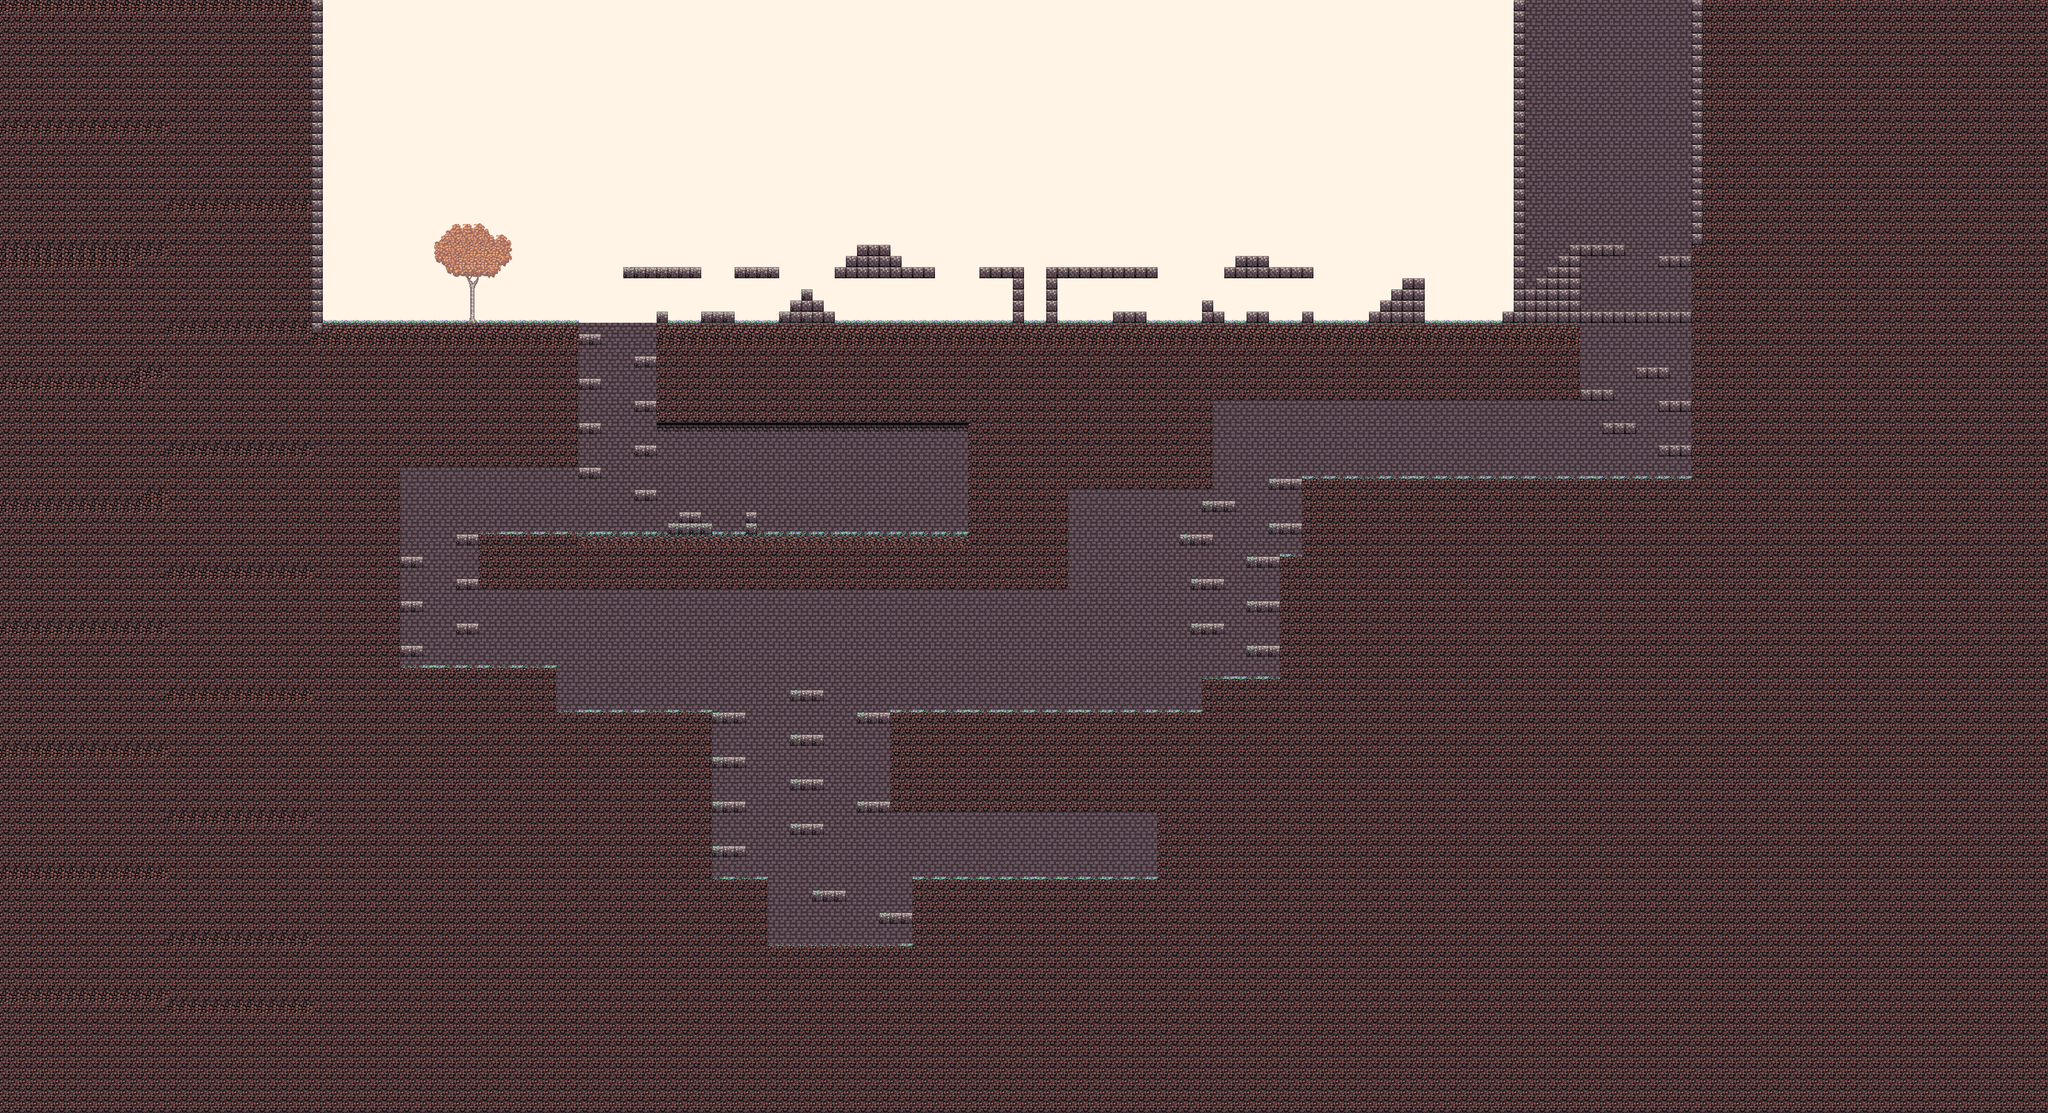

This game map was drawn from its Tiled (.tmx) file and the tilesets committed beside it. A one-line description and the trimmed map source follow:
An orthogonal 184x100 tile map with 32x32 px tiles, 1 tile layer (Background) and 124 objects (9x Girl1, Player, Death_1).

<map version="1.0" orientation="orthogonal" width="184" height="100" tilewidth="32" tileheight="32">
 <properties>
  <property name="NextLevel" value="game_level5.scene" />
 </properties>
 <tileset firstgid="1" name="Background" tilewidth="32" tileheight="32">
  <image source="textures/village_tileset.png" width="640" height="480" />
 </tileset>
 <layer name="Background" width="184" height="100">
  <data>[18400 cells, 18400 non-empty, 71 distinct tile ids]</data>
 </layer>
 <objectgroup name="Colliders" width="184" height="100">
  <object x="898" y="3" width="27" height="925" />
  <object x="928" y="922" width="730" height="23" />
  <object x="1792" y="768" width="224" height="32" />
  <object x="2112" y="768" width="128" height="32" />
  <object x="2016" y="896" width="96" height="32" />
  <object x="1888" y="896" width="32" height="32" />
  <object x="2400" y="768" width="288" height="32" />
  <object x="2432" y="736" width="160" height="32" />
  <object x="2464" y="704" width="96" height="32" />
  <object x="2304" y="832" width="32" height="32" />
  <object x="2272" y="864" width="96" height="32" />
  <object x="2240" y="896" width="160" height="32" />
  <object x="2816" y="768" width="96" height="32" />
  <object x="2912" y="768" width="32" height="160" />
  <object x="3008" y="768" width="32" height="160" />
  <object x="3040" y="768" width="288" height="32" />
  <object x="3200" y="896" width="96" height="32" />
  <object x="3520" y="768" width="256" height="32" />
  <object x="3552" y="736" width="96" height="32" />
  <object x="3456" y="864" width="32" height="32" />
  <object x="3456" y="896" width="64" height="32" />
  <object x="3584" y="896" width="64" height="32" />
  <object x="3744" y="896" width="32" height="32" />
  <object x="3936" y="896" width="160" height="32" />
  <object x="3968" y="864" width="128" height="32" />
  <object x="4000" y="832" width="96" height="32" />
  <object x="4032" y="800" width="64" height="32" />
  <object x="4320" y="896" width="224" height="32" />
  <object x="4352" y="864" width="192" height="32" />
  <object x="4384" y="832" width="160" height="32" />
  <object x="4416" y="800" width="128" height="32" />
  <object x="4448" y="768" width="96" height="32" />
  <object x="4480" y="736" width="64" height="32" />
  <object x="4512" y="704" width="160" height="32" />
  <object x="4765" y="733" width="97" height="33" />
  <object x="4607" y="1217" width="99" height="33" />
  <object x="4864" y="0" width="33" height="1367" />
  <object x="4352" y="0" width="32" height="864" />
  <object x="1667" y="963" width="61" height="27" />
  <object x="1825" y="1026" width="62" height="33" />
  <object x="1667" y="1090" width="62" height="32" />
  <object x="1818" y="1155" width="66" height="30" />
  <object x="1954" y="1473" width="59" height="31" />
  <object x="1921" y="1505" width="29" height="30" />
  <object x="2015" y="1506" width="31" height="32" />
  <object x="1311" y="1539" width="63" height="31" />
  <object x="1148" y="1603" width="70" height="29" />
  <object x="1308" y="1665" width="65" height="34" />
  <object x="1152" y="1729" width="65" height="33" />
  <object x="1380" y="1532" width="539" height="28" />
  <object x="2148" y="1474" width="31" height="64" />
  <object x="2049" y="1530" width="93" height="28" />
  <object x="2183" y="1530" width="602" height="29" />
  <object x="2787" y="1217" width="30" height="314" />
  <object x="1115" y="1350" width="35" height="572" />
  <object x="1155" y="1914" width="443" height="31" />
  <object x="1578" y="1947" width="21" height="105" />
  <object x="1603" y="2045" width="442" height="27" />
  <object x="2049" y="2175" width="93" height="29" />
  <object x="2274" y="1986" width="92" height="32" />
  <object x="2468" y="2306" width="93" height="29" />
  <object x="2275" y="2242" width="96" height="32" />
  <object x="2028" y="2077" width="17" height="460" />
  <object x="2049" y="2431" width="96" height="32" />
  <object x="2271" y="2371" width="93" height="29" />
  <object x="2051" y="2522" width="155" height="28" />
  <object x="2192" y="2554" width="14" height="165" />
  <object x="2210" y="2713" width="412" height="31" />
  <object x="2334" y="2559" width="96" height="31" />
  <object x="2531" y="2626" width="93" height="29" />
  <object x="2624" y="2521" width="28" height="225" />
  <object x="2655" y="2521" width="675" height="26" />
  <object x="3330" y="2337" width="25" height="182" />
  <object x="2469" y="2050" width="87" height="28" />
  <object x="2560" y="2042" width="28" height="293" />
  <object x="2593" y="2043" width="862" height="24" />
  <object x="3458" y="1950" width="26" height="116" />
  <object x="3488" y="1949" width="190" height="24" />
  <object x="3684" y="1633" width="22" height="341" />
  <object x="3585" y="1602" width="92" height="29" />
  <object x="3680" y="1595" width="71" height="32" />
  <object x="3426" y="1666" width="93" height="32" />
  <object x="3585" y="1729" width="97" height="29" />
  <object x="3425" y="1795" width="95" height="26" />
  <object x="3586" y="1858" width="91" height="26" />
  <object x="3649" y="1505" width="91" height="32" />
  <object x="3458" y="1441" width="90" height="29" />
  <object x="3652" y="1380" width="90" height="27" />
  <object x="3746" y="1413" width="28" height="182" />
  <object x="3744" y="1368" width="1117" height="31" />
  <object x="4543" y="1121" width="96" height="31" />
  <object x="4708" y="1056" width="89" height="32" />
  <object x="4771" y="1153" width="89" height="31" />
  <object x="4771" y="1283" width="89" height="32" />
  <object x="1923" y="921" width="2401" height="25" />
  <object x="1639" y="951" width="25" height="387" />
  <object x="1888" y="932" width="29" height="287" />
  <object x="1666" y="1218" width="63" height="31" />
  <object x="1824" y="1280" width="62" height="32" />
  <object x="1666" y="1346" width="65" height="32" />
  <object x="1822" y="1409" width="64" height="31" />
  <object x="1309" y="1791" width="65" height="34" />
  <object x="1151" y="1854" width="66" height="37" />
  <object x="2048" y="2049" width="94" height="30" />
  <object x="2270" y="2114" width="94" height="30" />
  <object x="3393" y="1537" width="94" height="31" />
  <object x="3069" y="1371" width="416" height="32" />
  <object x="3448" y="1149" width="39" height="220" />
  <object x="4513" y="935" width="31" height="217" />
  <object x="3491" y="1117" width="1020" height="33" />
  <object x="4545" y="900" width="318" height="29" />
  <object x="3042" y="1404" width="27" height="290" />
  <object x="2047" y="2303" width="96" height="32" />
 </objectgroup>
 <objectgroup name="Game" width="184" height="100">
  <object name="Player" x="1536" y="896">
   <properties>
    <property name="Class" value="Player" />
    <property name="Type" value="Entity" />
   </properties>
  </object>
  <object name="Girl1" x="2176" y="904">
   <properties>
    <property name="Class" value="Hostage" />
    <property name="Type" value="Entity" />
   </properties>
  </object>
  <object name="Death_1" x="1693" y="614" width="23" height="23">
   <properties>
    <property name="Class" value="Death" />
    <property name="Type" value="Entity" />
   </properties>
  </object>
  <object name="Girl1" x="3131" y="902">
   <properties>
    <property name="Class" value="Hostage" />
    <property name="Type" value="Entity" />
   </properties>
  </object>
  <object name="Girl1" x="4756" y="1037">
   <properties>
    <property name="Class" value="Hostage" />
    <property name="Type" value="Entity" />
   </properties>
  </object>
  <object name="Girl1" x="1891" y="1510">
   <properties>
    <property name="Class" value="Hostage" />
    <property name="Type" value="Entity" />
   </properties>
  </object>
  </objectgroup>
</map>
<!-- 5 of 124 objects omitted -->
